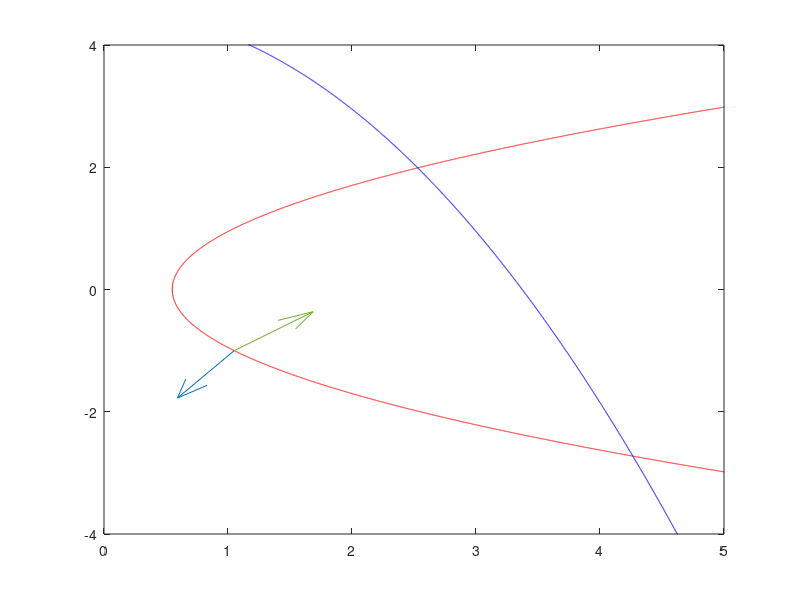

This chart was generated by the following MATLAB code: (Note: this script raises an error after producing the figure.)
% plot function g1
x = 0.55:0.001:8;
g1 = sqrt(2.*x - 1.1);
plot(x, g1, 'r')
hold on
plot(x, -g1, 'r')
hold on

% plot fuction g2
x = -8:0.001:8;
g2 = (9.1 - 0.8.*x.^2)/2;
plot(x, g2, 'b')
hold on

% make sure that the grid will stay at a fixed size
xlim([0 5])
ylim([-4 4])

x0 = [1.05 -1];
f = [-1; 0; 0];
b = [0 0];
lb = [-1; -1; -1];
ub = [1000; 1; 1];

% limit the number of iterations in order to avoid infinite loops
max_iterations = 10000;

% track which constraint is currently active
firstConstraintActive = true;

% store the previous x value
x_prev = x0;

% precision
epsilon = 0.001;

for i=1:max_iterations
    
    % calculate and plot the gradient of function f
    grad_f = [2*(x0(1)-4) 2*(x0(2)-4)];
    quiver(x0(1), x0(2), grad_f(1)/norm(grad_f), grad_f(2)/norm(grad_f))
    hold on
    
    % calculate the gradient of function g1
    grad_g = [2 -2*x0(2)];
    
    % if the second constraint is active, then
    % calculate the gradient of function g2
    if ~firstConstraintActive
        grad_g = [-1.6*x0(1) -2];
    end
    
    % plot the gradient of the current constraint function g
    quiver(x0(1), x0(2), grad_g(1)/norm(grad_g), grad_g(2)/norm(grad_g))
    hold on
    
    A = [1 grad_f(1) grad_f(2); 1 -grad_g(1) -grad_g(2)];
    [x, fval, exitflag] = linprog(f, A, b, [], [], lb, ub);
    
    % get and plot the direction vector
    d = [x(2), x(3)];
    quiver(x0(1), x0(2), d(1)/norm(d), d(2)/norm(d))
    
    for j=1:max_iterations
        g = 9 - 0.8*x0(1)^2 - 2*x0(2);
        
        % check which boundary is active
        if ~firstConstraintActive
            g = 2*x0(1) - x0(2)^2 - 1.1;
        end
        
        % break if boundary reached
        if g >= 0
            x = x0 + 0.01*d;
            plot([x0(1), x(1)], [x0(2), x(2)], 'g', [x0(1), x(1)], [x0(2), x(2)], 'go')
            x0 = x;
        else
            break;
        end
    end
    
    % make the other constraint active
    firstConstraintActive = ~firstConstraintActive;
    
    % check the distance between the current and previous points
    distance = sqrt((x0(1) - x_prev(1))^2 + (x0(2) - x_prev(2))^2);
    
    if distance < epsilon && i > 5
        break;
    end
    
    % refresh the current point
    x_prev = x0;
end
